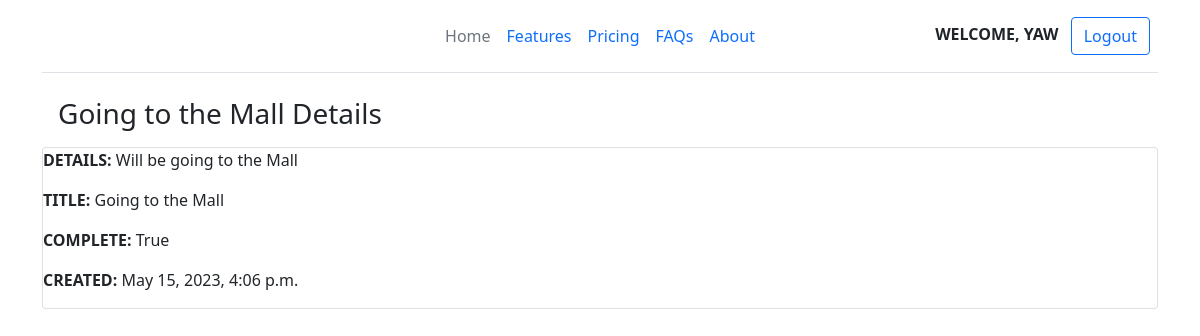
/detail/1 (signed in), run on the app's committed database.
### base/models.py (models this page shows, shortened)
class Task(models.Model):
    user = models.ForeignKey(User,on_delete=models.CASCADE,null=True)
    title = models.CharField(max_length=200)
    description = models.TextField(null=False,blank=True)
    complete = models.BooleanField(default=False)
    created = models.DateTimeField(auto_now_add=True)
    class Meta:
        verbose_name = "Task"
        verbose_name_plural = "Task"
        ordering = ['complete']

### base/views.py (the view)
# urls.py: path("detail/<int:pk>", TaskDetail.as_view(), name="detail"),
class TaskDetail(LoginRequiredMixin,DetailView):
    model = Task
    context_object_name = 'List'
    template_name = "base/detail.html"

### base/templates/base/detail.html (shortened to what this page needs)
{% extends 'base/base.html' %}
{% block body %}
<h3 class="m-3 center">{{List.title}} Details</h3>
<div class="card card-border">
    {% if List.description %}
   <p><span> Details:</span> {{List.description}} </p>
    {% else %}
    <p class="text"> There is no description for the Task</p>
    {% endif %}
     <p><span> Title: </span>{{List.title}} </p>
    <p><span>Complete:</span> {{List.complete}}  </p>
    <p><span>Created:</span> {{List.created}}  </p>
</div>
{% endblock body %}

### base/templates/base/base.html (shortened to what this page needs)
<!DOCTYPE html>
<html>
    <head>
        <link href="https://cdn.jsdelivr.net/npm/bootstrap@5.0.2/dist/css/bootstrap.min.css" rel="stylesheet">
    </head>
    <body>
        <div class="container">
            <header class="d-flex flex-wrap align-items-center justify-content-center justify-content-md-between py-3 mb-4 border-bottom">
                <div class="col-md-3 mb-2 mb-md-0">
                  <a href="/" class="d-inline-flex link-body-emphasis text-decoration-none">
                    <svg class="bi" width="40" height="32" role="img" aria-label="Bootstrap"><use xlink:href="#bootstrap"/></svg>
                  </a>
                </div>
                <ul class="nav col-12 col-md-auto mb-2 justify-content-center mb-md-0">
                  <li><a href="{% url 'index' %}" class="nav-link px-2 link-secondary">Home</a></li>
                  <li><a href="#" class="nav-link px-2">Features</a></li>
                  <li><a href="#" class="nav-link px-2">Pricing</a></li>
                  <li><a href="#" class="nav-link px-2">FAQs</a></li>
                  <li><a href="#" class="nav-link px-2">About</a></li>
                </ul>
                {% if user.is_authenticated %}
                <div class="col-md-3 text-end">
                    <span class="me-2">Welcome, {{request.user | capfirst}} </span>
                  <a type="button" href="{% url 'logout' %}" class="btn btn-outline-primary me-2">Logout</a>
                </div>
              </header>
              {% else %}
                <div class="col-md-3 text-end">
                  <a type="button" href="{% url 'login' %}" class="btn btn-outline-primary me-2">Login</a>
                </div>
              </header>
              {% endif %}
       {% block body %}
       {% endblock body %}
        </div>
    </body>
</html>

### data on the page
Task: title "Going to the Mall", description "Will be going to the Mall", complete "True", created "May 15, 2023, 4:06 p.m."

### other printed values
{{ request.user | capfirst }} "YAW"
